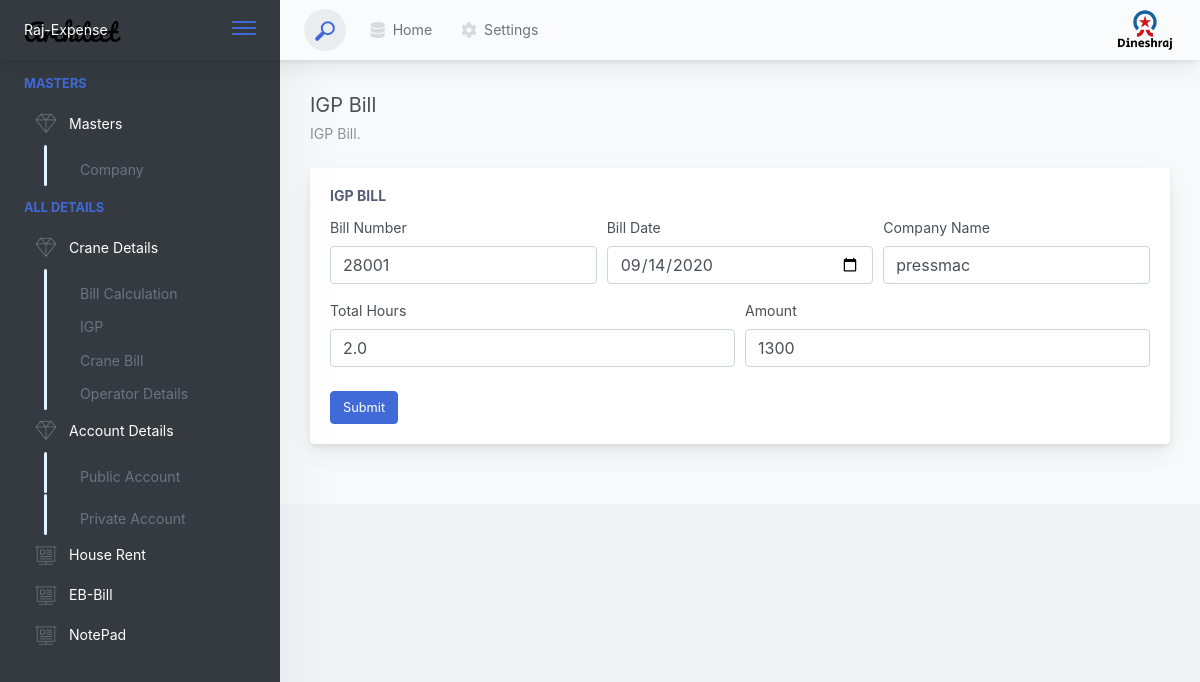
Page /dinesh/CommonBillCalculationEdit/2 (signed in) on the committed database.
### dineshApp/models.py (models this page shows)
class CommonBillCalculationModel(models.Model):
    company_name = models.CharField(max_length=50)
    bill_date = models.DateField()
    bill_number = models.IntegerField()
    tot_hours = models.CharField(max_length=50)
    amount = models.IntegerField()

### dineshApp/views.py (the view, shortened to what this page needs)
# urls.py: path('CommonBillCalculationEdit/<int:pk>', views.CommonBillCalculationEdit.as_view()),
@method_decorator(login_required(login_url="/dinesh/login"), name='dispatch')
class CommonBillCalculationEdit(View):
    template_name = "common_calculation_edit.html"
    def get(self, request, pk):
        company_details = CommonBillCalculationModel.objects.get(id=pk)
        bill_date = company_details.bill_date.strftime("%Y-%m-%d")
        data = {
            "company_details": company_details,
            "bill_date": bill_date,
        }
        return render(request, template_name=self.template_name, context=data)

### template/common_calculation_edit.html (shortened to what this page needs)
{% extends 'base.html' %}
{% load static %}
{% block content %}
<div>IGP Bill
  <div class="page-title-subheading">IGP Bill.</div>
</div>
</div>
</div>
<ul class="body-tabs body-tabs-layout tabs-animated body-tabs-animated nav">
</ul>
<div class="tab-content">
	<div class="tab-pane tabs-animation fade show active" id="tab-content-0" role="tabpanel">
		<div class="main-card mb-3 card">
			<div class="card-body">
				<h5 class="card-title">IGP Bill</h5>
				<form method="post" enctype="multipart/form-data">
					<div class="form-row">
						<div class="col-md-4">
                            <div class="position-relative form-group">
                                <label for="examplePassword11" class="">Bill Number</label>
                                <input type="text" required class="form-control" value="{{company_details.bill_number}}" name="bill_number" placeholder="Enter Bill Number">
                            </div>
                        </div>
                        <div class="col-md-4">
                            <div class="position-relative form-group">
                                <label for="examplePassword11" class="">Bill Date</label>
                                <input type="date" required class="form-control" value="{{bill_date}}" name="bill_date">
                            </div>
                        </div>
                        <div class="col-md-4">
                            <div class="position-relative form-group">
                                <label for="examplePassword11" class="">Company Name</label>
                                <input type="text" required class="form-control" value="{{company_details.company_name}}" name="comp_name" placeholder="Enter Company Name">
                            </div>
                        </div>
                    </div>
                    <div class="form-row">
                        <div class="col-md-6">
                            <div class="position-relative form-group">
                                <label for="examplePassword11" class="">Total Hours</label>
                                <input type="text" required class="form-control" value="{{company_details.tot_hours}}" name="tot_hours" placeholder="Enter Total Hours">
                            </div>
                        </div>
                        <div class="col-md-6">
                            <div class="position-relative form-group">
                                <label for="examplePassword11" class="">Amount</label>
                                <input type="number" required class="form-control" value="{{company_details.amount}}" name="amount" placeholder="Enter Amount">
                            </div>
                        </div>
                    </div>
                    <button class="mt-2 btn btn-primary">Submit</button>
                </form>
</div>
</div>
{% endblock %}

### rows in the picture
CommonBillCalculationModel: bill_number "28001", comp_name "pressmac", tot_hours "2.0", amount "1300"
